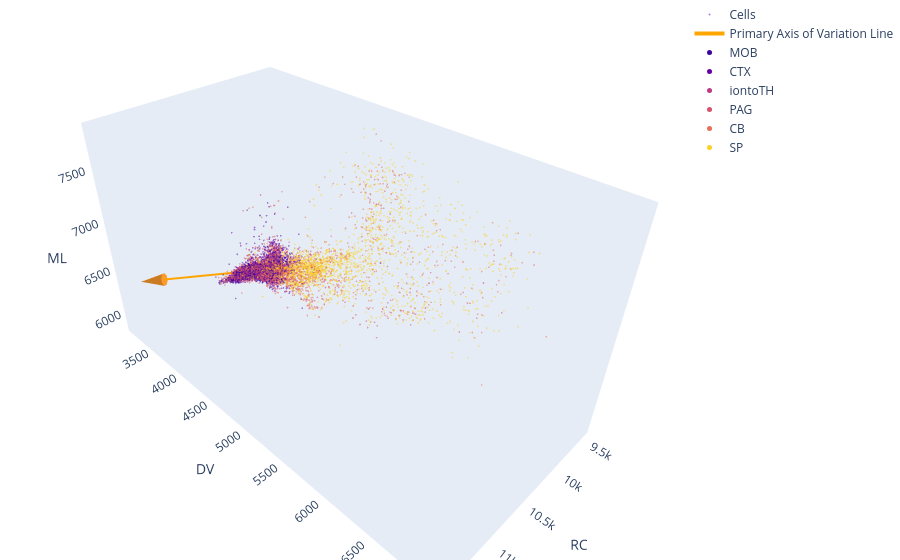

Notebook code cell kept with this figure:
### Code cell
# Create a list of colors for each cell based on its injection_region
colors = df_ipsi['injection_region'].map(region_col_map)

# Import missing variables from the deleted matplotlib cell
coordinates = df_ipsi[['RC', 'DV', 'ML']].values
mean_point = np.mean(coordinates, axis=0)

# Create the scatter plot
trace1 = go.Scatter3d(
    x=df_ipsi['RC'], 
    y=df_ipsi['DV'], 
    z=df_ipsi['ML'], 
    mode='markers',
    marker=dict(
        size=1,
        color=colors,
        opacity=0.5
    ),
    name='Cells'
)
# Set scale_factor using the original calculation from the deleted cell
scale_factor = np.linalg.norm(np.ptp(coordinates, axis=0)) * 0.3  # 30% of data range
vector_end_point = mean_point + primary_axis_in_original_space * scale_factor

# Create the line (shaft of the arrow) from the origin to the vector's tip
trace_line = go.Scatter3d(
    x=[mean_point[0], vector_end_point[0]],
    y=[mean_point[1], vector_end_point[1]],
    z=[mean_point[2], vector_end_point[2]],
    mode='lines',
    line=dict(color='#FFA500', width=4),  # Line color and thickness
    name='Primary Axis of Variation Line'
)

# Create the arrowhead (cone) at the tip of the vector
trace_arrow = go.Cone(
    x=[vector_end_point[0]], y=[vector_end_point[1]], z=[vector_end_point[2]],
    u=[primary_axis_in_original_space[0]], v=[primary_axis_in_original_space[1]], w=[primary_axis_in_original_space[2]],
    colorscale='YlOrBr', showscale=False, sizemode="scaled", sizeref=scale_factor / 5, anchor="tail"
)

# Create custom legend handles for injection regions
legend_handles = [
    go.Scatter3d(
        x=[None], y=[None], z=[None], 
        mode='markers',
        marker=dict(color=color, size=5),
        name=region
    ) 
    for region, color in region_col_map.items()
]

# Create layout and set 3D view
layout = go.Layout(
    scene=dict(
        xaxis=dict(title='RC', showgrid=False),
        yaxis=dict(title='DV', showgrid=False),
        zaxis=dict(title='ML', showgrid=False)
    ),
    margin=dict(l=0, r=0, b=0, t=0)
)

# Create figure and plot
fig = go.Figure(data=[trace1, trace_line, trace_arrow] + legend_handles, layout=layout)
fig.show()

### Figure 1 — Plotly figure (JSON) as saved in the notebook; plotly's stock layout.template omitted (floating-point values rounded to 4 significant figures; data arrays with more than 128 entries replaced by an {"elided": "..."} marker saying what was removed)
{"data": [{"marker": {"color": {"elided": "8565 str values"}, "opacity": 0.5, "size": 1}, "mode": "markers", "name": "Cells", "type": "scatter3d", "x": {"elided": "8565 float values"}, "y": {"elided": "8565 float values"}, "z": {"elided": "8565 float values"}}, {"line": {"color": "#FFA500", "width": 4}, "mode": "lines", "name": "Primary Axis of Variation Line", "type": "scatter3d", "x": [10510.0, 11300.0], "y": [4445.0, 3445.0], "z": [6657.0, 6407.0]}, {"anchor": "tail", "colorscale": [[0, "rgb(255,255,229)"], [0.125, "rgb(255,247,188)"], [0.25, "rgb(254,227,145)"], [0.375, "rgb(254,196,79)"], [0.5, "rgb(254,153,41)"], [0.625, "rgb(236,112,20)"], [0.75, "rgb(204,76,2)"], [0.875, "rgb(153,52,4)"], [1, "rgb(102,37,6)"]], "showscale": false, "sizemode": "scaled", "sizeref": 259.6, "type": "cone", "u": [0.6074], "v": [-0.7708], "w": [-0.1922], "x": [11300.0], "y": [3445.0], "z": [6407.0]}, {"marker": {"color": "#3D039B", "size": 5}, "mode": "markers", "name": "MOB", "type": "scatter3d", "x": [null], "y": [null], "z": [null]}, {"marker": {"color": "#6200A6", "size": 5}, "mode": "markers", "name": "CTX", "type": "scatter3d", "x": [null], "y": [null], "z": [null]}, {"marker": {"color": "#BF3982", "size": 5}, "mode": "markers", "name": "iontoTH", "type": "scatter3d", "x": [null], "y": [null], "z": [null]}, {"marker": {"color": "#D5536D", "size": 5}, "mode": "markers", "name": "PAG", "type": "scatter3d", "x": [null], "y": [null], "z": [null]}, {"marker": {"color": "#E76E5A", "size": 5}, "mode": "markers", "name": "CB", "type": "scatter3d", "x": [null], "y": [null], "z": [null]}, {"marker": {"color": "#FBD124", "size": 5}, "mode": "markers", "name": "SP", "type": "scatter3d", "x": [null], "y": [null], "z": [null]}], "layout": {"margin": {"b": 0, "l": 0, "r": 0, "t": 0}, "scene": {"xaxis": {"showgrid": false, "title": {"text": "RC"}}, "yaxis": {"showgrid": false, "title": {"text": "DV"}}, "zaxis": {"showgrid": false, "title": {"text": "ML"}}}}}
